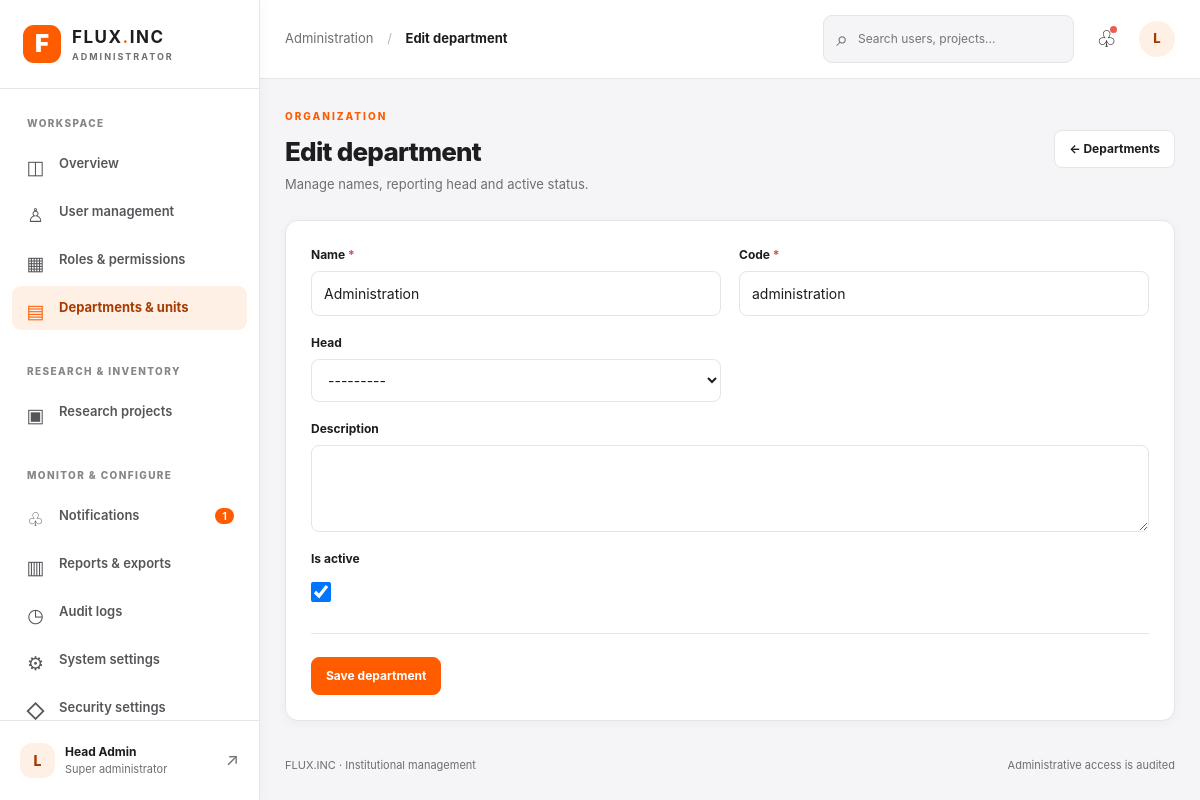
The app's page /control/departments/1/edit/ (signed in) with its own data.
### control/models.py (models this page shows, shortened)
class Department(models.Model):
    name = models.CharField(max_length=160, unique=True)
    code = models.SlugField(max_length=50, unique=True)
    head = models.ForeignKey(settings.AUTH_USER_MODEL, null=True, blank=True,
                             on_delete=models.SET_NULL, related_name='headed_flux_departments')
    description = models.TextField(blank=True)
    is_active = models.BooleanField(default=True)
    created_at = models.DateTimeField(auto_now_add=True)
    updated_at = models.DateTimeField(auto_now=True)
    class Meta:
        ordering = ['name']

### control/views.py (the view, shortened to what this page needs)
# urls.py: path('departments/<int:pk>/edit/', views.department_form, name='department_edit'),
@protected()
def department_form(request, pk=None):
    perm = 'control.change_department' if pk else 'control.add_department'
    if not has(request, perm):
        raise PermissionDenied('Department editing not permitted')
    obj = get_object_or_404(Department, pk=pk) if pk else None
    form = DepartmentForm(request.POST or None, instance=obj)
    return template(request, 'department_form', page_title='Edit department' if pk else 'New department', form=form)

### control/forms.py
class DepartmentForm(StyledFormMixin, forms.ModelForm):
    class Meta:
        model = Department
        fields = ['name', 'code', 'head', 'description', 'is_active']
        widgets = {'description': forms.Textarea(attrs={'rows': 3})}
    def __init__(self, *args, **kwargs):
        super().__init__(*args, **kwargs)
        self.fields['head'].queryset = User.objects.filter(is_active=True).order_by('first_name', 'username')
        self.style_fields()

### control/forms.py (called while the page is built)
    def style_fields(self):
        for field in self.fields.values():
            if isinstance(field.widget, forms.CheckboxInput):
                field.widget.attrs['class'] = 'checkbox'
            else:
                field.widget.attrs['class'] = 'field-control'

### control/views.py (called while the page is built)
def protected(permission=None, superuser=False):
    def decorator(view):
        @wraps(view)
        def wrapper(request, *args, **kwargs):
            if not request.user.is_authenticated:
                return redirect(f"{reverse('login')}?next={request.path}")
            if not request.user.is_active or not request.user.is_staff:
                raise PermissionDenied('Administrator access only')
            if superuser and not request.user.is_superuser:
                raise PermissionDenied('Only a super-administrator can make this change')
            if permission and not request.user.has_perm(permission):
                raise PermissionDenied('You lack this administration permission')
            return view(request, *args, **kwargs)
        return wrapper
    return decorator

def template(request, view_name, **context):
    context['section'] = view_name
    context['page_title'] = context.get('page_title', view_name.replace('_', ' ').title())
    context['unread_count'] = AdminNotification.objects.filter(recipient=request.user, read_at__isnull=True).count()
    context['portal_name'] = PortalSettings.objects.filter(pk=1).values_list('institution_name', flat=True).first() or 'Flux.Inc'
    return render(request, f'control/{view_name}.html', context)

def has(request, permission):
    return request.user.has_perm(permission)

### inventory/context_processors.py (called while the page is built, shortened)
def admin_dashboard_projects(request):
    if (
        not request.path.startswith('/admin/')
        or not request.user.is_authenticated
        or not request.user.has_perm('inventory.view_project')
    ):
        return {'admin_dashboard_projects': ()}

### control/templates/control/department_form.html
{% extends 'control/base.html' %}{% block content %}<div class="page-head"><div><span class="eyebrow">ORGANIZATION</span><h1>{{ page_title }}</h1><p>Manage names, reporting head and active status.</p></div><a class="button secondary" href="{% url 'control:departments' %}">← Departments</a></div><section class="panel form-panel"><form method="post">{% csrf_token %}{% include 'control/partials/form_fields.html' %}<div class="form-actions"><button type="submit" class="button primary">Save department</button></div></form></section>{% endblock %}

### control/templates/control/base.html (shortened to what this page needs)
{% load static %}<!doctype html>
<html lang="en">
<head>
<link rel="icon" href="{% static 'images/Icon.png' %}"><link rel="stylesheet" href="{% static 'control/portal.css' %}?v=3"><link rel="stylesheet" href="{% static 'control/portal_refined.css' %}?v=1">
</head>
<body>
<div class="app-frame">
<aside class="sidebar" id="navigation" aria-label="Administration navigation">
 <div class="brand"><a href="{% url 'control:overview' %}" aria-label="Flux admin home"><span class="brand-icon">F</span><span><strong>FLUX<span class="brand-dot">.</span>INC</strong><small>ADMINISTRATOR</small></span></a><button type="button" id="sidebar-close" aria-label="Close navigation">✕</button></div>
 <nav class="side-links">
 <span class="nav-label">WORKSPACE</span>
 <a class="nav-link {% if section == 'overview' %}selected{% endif %}" href="{% url 'control:overview' %}"><span class="nav-icon">◫</span> Overview</a>
 {% if perms.auth.view_user %}<a class="nav-link " href="{% url 'control:users' %}"><span class="nav-icon">♙</span> User management</a>{% endif %}
 {% if perms.auth.view_group %}<a class="nav-link {% if section == 'roles' or section == 'role_form' %}selected{% endif %}" href="{% url 'control:roles' %}"><span class="nav-icon">▦</span> Roles & permissions</a>{% endif %}
 {% if perms.control.view_department %}<a class="nav-link {% if section == 'departments' or section == 'department_form' %}selected{% endif %}" href="{% url 'control:departments' %}"><span class="nav-icon">▤</span> Departments & units</a>{% endif %}
 {% if perms.inventory.view_project %}<span class="nav-label spaced">RESEARCH & INVENTORY</span><a class="nav-link" href="{% url 'admin:inventory_project_changelist' %}"><span class="nav-icon">▣</span> Research projects</a>{% endif %}
 <span class="nav-label spaced">MONITOR & CONFIGURE</span>
 <a class="nav-link {% if section == 'notifications' %}selected{% endif %}" href="{% url 'control:notifications' %}"><span class="nav-icon">♧</span> Notifications{% if unread_count %}<span class="nav-count">{{ unread_count }}</span>{% endif %}</a>
 <a class="nav-link {% if section == 'reports' %}selected{% endif %}" href="{% url 'control:reports' %}"><span class="nav-icon">▥</span> Reports & exports</a>
 {% if perms.control.view_adminaudit %}<a class="nav-link {% if section == 'audit_logs' %}selected{% endif %}" href="{% url 'control:audit' %}"><span class="nav-icon">◷</span> Audit logs</a>{% endif %}
 {% if perms.control.view_portalsettings %}<a class="nav-link {% if section == 'settings' %}selected{% endif %}" href="{% url 'control:settings' %}"><span class="nav-icon">⚙</span> System settings</a>{% endif %}
 {% if request.user.is_superuser %}<a class="nav-link {% if section == 'security' %}selected{% endif %}" href="{% url 'control:security' %}"><span class="nav-icon">◇</span> Security settings</a>{% endif %}
 </nav>
 <div class="sidebar-foot"><div class="sidebar-avatar">{{ request.user.username|first|upper }}</div><div class="sidebar-identity"><strong>{{ request.user.get_full_name|default:request.user.username|truncatechars:25 }}</strong><small>{% if request.user.is_superuser %}Super administrator{% else %}Administrator{% endif %}</small></div><a href="{% url 'control:profile' %}" class="sidebar-profile" title="Profile" aria-label="My profile">↗</a></div>
</aside>
<div class="workspace"><header class="topbar">
<div class="topbar-left"><span class="breadcrumb">Administration <span>/</span> <strong>{{ page_title }}</strong></span></div>
<div class="topbar-right"><form class="global-search" action="{% url 'control:search' %}" method="get" role="search"><label class="sr-only" for="global-q">Search administrators records</label><span>⌕</span><input id="global-q" name="q" placeholder="Search users, projects..." value="{{ query|default:'' }}"></form><a class="icon-button notification-button" href="{% url 'control:notifications' %}" aria-label="Notifications">♧{% if unread_count %}<i></i>{% endif %}</a><a class="top-avatar" href="{% url 'control:profile' %}" aria-label="Open profile">{{ request.user.username|first|upper }}</a></div>
</header>
<main id="main" class="main-area" tabindex="-1">
 {% block content %}{% endblock %}
 <footer class="main-footer"><span>FLUX.INC · Institutional management</span><span>Administrative access is audited</span></footer>
</main></div></div><div id="screen-shade" class="screen-shade"></div>
</body></html>

### control/templates/control/partials/form_fields.html (shortened to what this page needs)
<div class="form-grid">{% for field in form %}<div class="form-field {% if field.name == 'permissions' or field.name == 'description' %}form-wide{% endif %}"><label for="{{ field.id_for_label }}">{{ field.label }}{% if field.field.required %} <span aria-hidden="true">*</span>{% endif %}</label>{{ field }}</div>{% endfor %}</div>

### control/static/control/portal_refined.css (style rules this page uses)
:root { color-scheme: light; --bg: #f5f5f7; --panel: #fff; --fg: #1d1d1f; --muted: #6e6e73; --border: #e5e5e7; --nav: #fff; --nav-text: #55565a; --accent: #ff5c00; --accent-hover: #c74600; --accent-pale: #fff3eb; --hover: #f8f8f9; --success: #1b7f4b; --success-pale: #e8f8f0; --danger: #b42318; --shadow: 0 2px 12px rgb(20 24 32 / 4%); }
html, body { color-scheme: light; background: var(--bg); color: var(--fg); }
.sidebar { color: var(--fg); background: #fff; border-right: 1px solid var(--border); box-shadow: 2px 0 12px rgb(20 24 32 / 3%); }
.brand { border-bottom-color: var(--border); }
.brand-icon { background: var(--accent); box-shadow: none; }
.brand-dot { color: var(--accent); }
.brand small, .sidebar-identity small { color: var(--muted); }
.nav-label { color: #85858a; }
.nav-link { color: var(--nav-text); }
.nav-link.selected { color: #a63b00; background: #fff0e6; }
.nav-link.selected .nav-icon { color: var(--accent); }
.nav-count { background: var(--accent); }
.sidebar-foot { border-top-color: var(--border); }
.sidebar-profile { color: var(--muted); }
.sidebar-avatar, .top-avatar, .mini-avatar, .large-avatar { color: #a63b00; background: #fff0e6; }
.topbar { background: #fff; border-bottom-color: var(--border); }
.button.primary { color: #fff; background: var(--accent); border-color: var(--accent); }
.button.secondary { color: var(--fg); background: #fff; border-color: var(--border); }
.stat-card, .panel, .form-panel, .detail-panel, .role-card, .report-item { background: #fff; border-color: var(--border); box-shadow: var(--shadow); }

### records on screen
Department: form "Administration" "administration" "---------" "☑"

### other values on screen
{{ unread_count }} "1"
{{ request.user.username|first|upper }} "L"
{{ page_title }} "Edit department"
{{ field.label }} "Name" "Code" "Head" "Description" "Is active"
